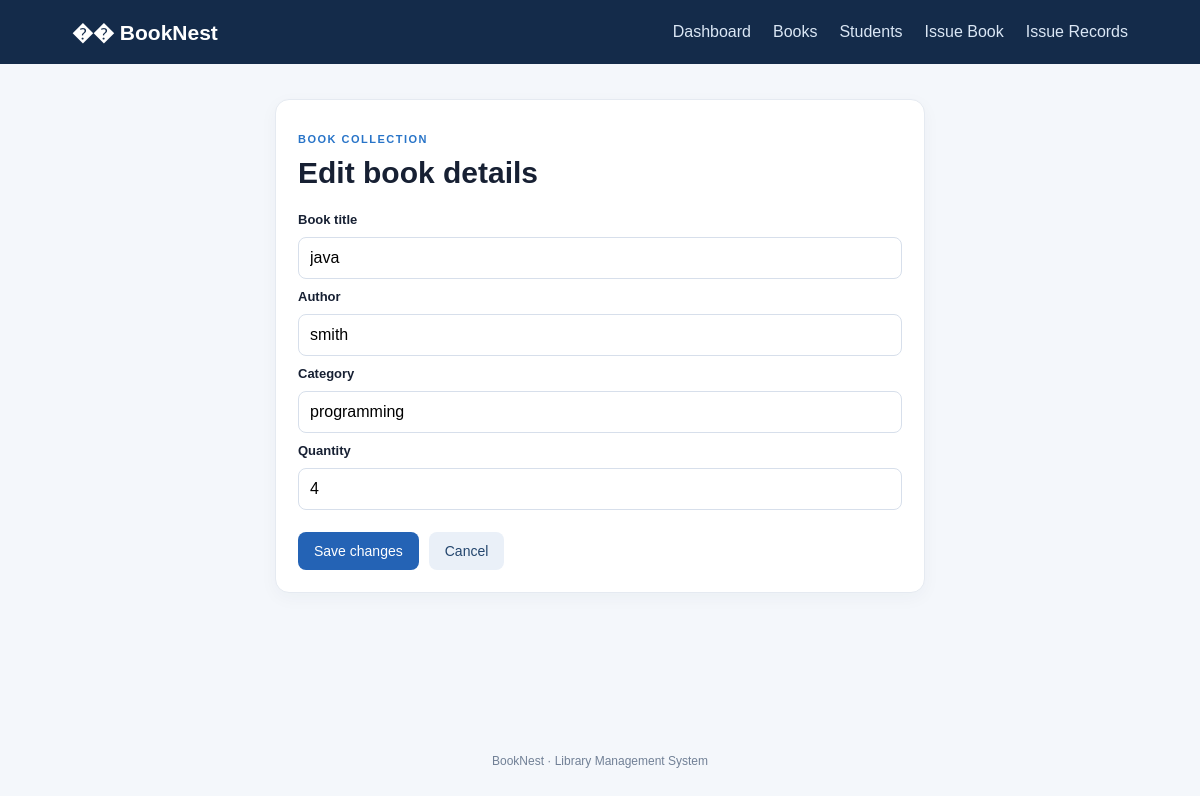
Page /edit/2 on the committed database.
### tables this page shows
CREATE TABLE books (
                book_id INTEGER PRIMARY KEY AUTOINCREMENT,
                title TEXT NOT NULL,
                author TEXT NOT NULL,
                category TEXT NOT NULL,
                quantity INTEGER NOT NULL CHECK(quantity >= 0),
                available INTEGER NOT NULL CHECK(available >= 0)
            );

### app.py (the view, shortened to what this page needs)
@app.route("/edit/<int:book_id>", methods=["GET", "POST"])
def edit_book(book_id):
    book = db.get_book(book_id)
    if book is None:
        return "Book not found", 404
    return render_template("edit_book.html", book=book)

### database.py (called while the page is built)
def get_connection():
    conn = sqlite3.connect(DB_PATH)
    conn.row_factory = sqlite3.Row
    conn.execute("PRAGMA foreign_keys = ON")
    return conn

def get_book(book_id):
    with get_connection() as conn:
        return conn.execute(
            "SELECT * FROM books WHERE book_id = ?",
            (book_id,)
        ).fetchone()

### templates/edit_book.html (shortened to what this page needs)
{% extends "base.html" %}
{% block content %}
    <section class="form-panel">
        <p class="eyebrow">BOOK COLLECTION</p>
        <h1>Edit book details</h1>
        <form method="POST" class="book-form">
            <label>Book title</label>
            <input type="text" name="title" value="{{ book.title }}" required>
            <label>Author</label>
            <input type="text" name="author" value="{{ book.author }}" required>
            <label>Category</label>
            <input type="text" name="category" value="{{ book.category }}" required>
            <label>Quantity</label>
            <input type="number" name="quantity"
                   min="0" value="{{ book.quantity }}" required>
            <div class="form-actions">
                <button class="button" type="submit">Save changes</button>
                <a class="button secondary" href="{{ url_for('home') }}">Cancel</a>
            </div>
        </form>
    </section>
{% endblock %}

### static/style.css (style rules this page uses)
* { box-sizing: border-box; }
body { margin: 0; font-family: Arial, sans-serif; background: #f4f7fb; color: #172033; }
h1 { margin: 5px 0; font-size: 30px; }
.eyebrow { color: #2874c8; font-size: 11px; font-weight: bold; letter-spacing: 1.5px; }
.stat-card, .panel, .form-panel { background: white; border: 1px solid #e5eaf1; border-radius: 14px; padding: 22px; box-shadow: 0 5px 18px rgba(25, 45, 75, 0.04); }
.button { display: inline-block; background: #2463b5; color: white; border: 0; border-radius: 8px; padding: 11px 16px; text-decoration: none; cursor: pointer; font-size: 14px; }
.button.secondary { background: #eaf0f8; color: #24466e; }
input { width: 100%; border: 1px solid #d7dfeb; border-radius: 8px; padding: 11px; font: inherit; }
.form-panel { max-width: 650px; margin: 0 auto; }
.book-form { display: grid; gap: 10px; margin-top: 22px; }
.book-form label { font-weight: bold; font-size: 13px; }
.form-actions { display: flex; gap: 10px; margin-top: 12px; }

### rows in the picture
books: title "java", author "smith", category "programming", quantity "4"
